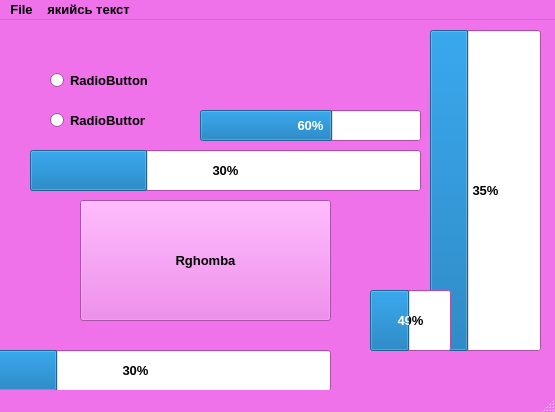
<?xml version="1.0" encoding="UTF-8"?>
<ui version="4.0">
 <class>MainWindow</class>
 <widget class="QMainWindow" name="MainWindow">
  <property name="geometry">
   <rect>
    <x>0</x>
    <y>0</y>
    <width>555</width>
    <height>412</height>
   </rect>
  </property>
  <property name="palette">
   <palette>
    <active>
     <colorrole role="WindowText">
      <brush brushstyle="SolidPattern">
       <color alpha="255">
        <red>0</red>
        <green>0</green>
        <blue>0</blue>
       </color>
      </brush>
     </colorrole>
     <colorrole role="Button">
      <brush brushstyle="SolidPattern">
       <color alpha="255">
        <red>240</red>
        <green>114</green>
        <blue>234</blue>
       </color>
      </brush>
     </colorrole>
     <colorrole role="Light">
      <brush brushstyle="SolidPattern">
       <color alpha="255">
        <red>255</red>
        <green>227</green>
        <blue>254</blue>
       </color>
      </brush>
     </colorrole>
     <colorrole role="Midlight">
      <brush brushstyle="SolidPattern">
       <color alpha="255">
        <red>247</red>
        <green>170</green>
        <blue>244</blue>
       </color>
      </brush>
     </colorrole>
     <colorrole role="Dark">
      <brush brushstyle="SolidPattern">
       <color alpha="255">
        <red>120</red>
        <green>57</green>
        <blue>117</blue>
       </color>
      </brush>
     </colorrole>
     <colorrole role="Mid">
      <brush brushstyle="SolidPattern">
       <color alpha="255">
        <red>160</red>
        <green>76</green>
        <blue>156</blue>
       </color>
      </brush>
     </colorrole>
     <colorrole role="Text">
      <brush brushstyle="SolidPattern">
       <color alpha="255">
        <red>0</red>
        <green>0</green>
        <blue>0</blue>
       </color>
      </brush>
     </colorrole>
     <colorrole role="BrightText">
      <brush brushstyle="SolidPattern">
       <color alpha="255">
        <red>255</red>
        <green>255</green>
        <blue>255</blue>
       </color>
      </brush>
     </colorrole>
     <colorrole role="ButtonText">
      <brush brushstyle="SolidPattern">
       <color alpha="255">
        <red>0</red>
        <green>0</green>
        <blue>0</blue>
       </color>
      </brush>
     </colorrole>
     <colorrole role="Base">
      <brush brushstyle="SolidPattern">
       <color alpha="255">
        <red>255</red>
        <green>255</green>
        <blue>255</blue>
       </color>
      </brush>
     </colorrole>
     <colorrole role="Window">
      <brush brushstyle="SolidPattern">
       <color alpha="255">
        <red>240</red>
        <green>114</green>
        <blue>234</blue>
       </color>
      </brush>
     </colorrole>
     <colorrole role="Shadow">
      <brush brushstyle="SolidPattern">
       <color alpha="255">
        <red>0</red>
        <green>0</green>
        <blue>0</blue>
       </color>
      </brush>
     </colorrole>
     <colorrole role="AlternateBase">
      <brush brushstyle="SolidPattern">
       <color alpha="255">
        <red>247</red>
        <green>184</green>
        <blue>244</blue>
       </color>
      </brush>
     </colorrole>
     <colorrole role="ToolTipBase">
      <brush brushstyle="SolidPattern">
       <color alpha="255">
        <red>255</red>
        <green>255</green>
        <blue>220</blue>
       </color>
      </brush>
     </colorrole>
     <colorrole role="ToolTipText">
      <brush brushstyle="SolidPattern">
       <color alpha="255">
        <red>0</red>
        <green>0</green>
        <blue>0</blue>
       </color>
      </brush>
     </colorrole>
     <colorrole role="PlaceholderText">
      <brush brushstyle="SolidPattern">
       <color alpha="128">
        <red>0</red>
        <green>0</green>
        <blue>0</blue>
       </color>
      </brush>
     </colorrole>
    </active>
    <inactive>
     <colorrole role="WindowText">
      <brush brushstyle="SolidPattern">
       <color alpha="255">
        <red>0</red>
        <green>0</green>
        <blue>0</blue>
       </color>
      </brush>
     </colorrole>
     <colorrole role="Button">
      <brush brushstyle="SolidPattern">
       <color alpha="255">
        <red>240</red>
        <green>114</green>
        <blue>234</blue>
       </color>
      </brush>
     </colorrole>
     <colorrole role="Light">
      <brush brushstyle="SolidPattern">
       <color alpha="255">
        <red>255</red>
        <green>227</green>
        <blue>254</blue>
       </color>
      </brush>
     </colorrole>
     <colorrole role="Midlight">
      <brush brushstyle="SolidPattern">
       <color alpha="255">
        <red>247</red>
        <green>170</green>
        <blue>244</blue>
       </color>
      </brush>
     </colorrole>
     <colorrole role="Dark">
      <brush brushstyle="SolidPattern">
       <color alpha="255">
        <red>120</red>
        <green>57</green>
        <blue>117</blue>
       </color>
      </brush>
     </colorrole>
     <colorrole role="Mid">
      <brush brushstyle="SolidPattern">
       <color alpha="255">
        <red>160</red>
        <green>76</green>
        <blue>156</blue>
       </color>
      </brush>
     </colorrole>
     <colorrole role="Text">
      <brush brushstyle="SolidPattern">
       <color alpha="255">
        <red>0</red>
        <green>0</green>
        <blue>0</blue>
       </color>
      </brush>
     </colorrole>
     <colorrole role="BrightText">
      <brush brushstyle="SolidPattern">
       <color alpha="255">
        <red>255</red>
        <green>255</green>
        <blue>255</blue>
       </color>
      </brush>
     </colorrole>
     <colorrole role="ButtonText">
      <brush brushstyle="SolidPattern">
       <color alpha="255">
        <red>0</red>
        <green>0</green>
        <blue>0</blue>
       </color>
      </brush>
     </colorrole>
     <colorrole role="Base">
      <brush brushstyle="SolidPattern">
       <color alpha="255">
        <red>255</red>
        <green>255</green>
        <blue>255</blue>
       </color>
      </brush>
     </colorrole>
     <colorrole role="Window">
      <brush brushstyle="SolidPattern">
       <color alpha="255">
        <red>240</red>
        <green>114</green>
        <blue>234</blue>
       </color>
      </brush>
     </colorrole>
     <colorrole role="Shadow">
      <brush brushstyle="SolidPattern">
       <color alpha="255">
        <red>0</red>
        <green>0</green>
        <blue>0</blue>
       </color>
      </brush>
     </colorrole>
     <colorrole role="AlternateBase">
      <brush brushstyle="SolidPattern">
       <color alpha="255">
        <red>247</red>
        <green>184</green>
        <blue>244</blue>
       </color>
      </brush>
     </colorrole>
     <colorrole role="ToolTipBase">
      <brush brushstyle="SolidPattern">
       <color alpha="255">
        <red>255</red>
        <green>255</green>
        <blue>220</blue>
       </color>
      </brush>
     </colorrole>
     <colorrole role="ToolTipText">
      <brush brushstyle="SolidPattern">
       <color alpha="255">
        <red>0</red>
        <green>0</green>
        <blue>0</blue>
       </color>
      </brush>
     </colorrole>
     <colorrole role="PlaceholderText">
      <brush brushstyle="SolidPattern">
       <color alpha="128">
        <red>0</red>
        <green>0</green>
        <blue>0</blue>
       </color>
      </brush>
     </colorrole>
    </inactive>
    <disabled>
     <colorrole role="WindowText">
      <brush brushstyle="SolidPattern">
       <color alpha="255">
        <red>120</red>
        <green>57</green>
        <blue>117</blue>
       </color>
      </brush>
     </colorrole>
     <colorrole role="Button">
      <brush brushstyle="SolidPattern">
       <color alpha="255">
        <red>240</red>
        <green>114</green>
        <blue>234</blue>
       </color>
      </brush>
     </colorrole>
     <colorrole role="Light">
      <brush brushstyle="SolidPattern">
       <color alpha="255">
        <red>255</red>
        <green>227</green>
        <blue>254</blue>
       </color>
      </brush>
     </colorrole>
     <colorrole role="Midlight">
      <brush brushstyle="SolidPattern">
       <color alpha="255">
        <red>247</red>
        <green>170</green>
        <blue>244</blue>
       </color>
      </brush>
     </colorrole>
     <colorrole role="Dark">
      <brush brushstyle="SolidPattern">
       <color alpha="255">
        <red>120</red>
        <green>57</green>
        <blue>117</blue>
       </color>
      </brush>
     </colorrole>
     <colorrole role="Mid">
      <brush brushstyle="SolidPattern">
       <color alpha="255">
        <red>160</red>
        <green>76</green>
        <blue>156</blue>
       </color>
      </brush>
     </colorrole>
     <colorrole role="Text">
      <brush brushstyle="SolidPattern">
       <color alpha="255">
        <red>120</red>
        <green>57</green>
        <blue>117</blue>
       </color>
      </brush>
     </colorrole>
     <colorrole role="BrightText">
      <brush brushstyle="SolidPattern">
       <color alpha="255">
        <red>255</red>
        <green>255</green>
        <blue>255</blue>
       </color>
      </brush>
     </colorrole>
     <colorrole role="ButtonText">
      <brush brushstyle="SolidPattern">
       <color alpha="255">
        <red>120</red>
        <green>57</green>
        <blue>117</blue>
       </color>
      </brush>
     </colorrole>
     <colorrole role="Base">
      <brush brushstyle="SolidPattern">
       <color alpha="255">
        <red>240</red>
        <green>114</green>
        <blue>234</blue>
       </color>
      </brush>
     </colorrole>
     <colorrole role="Window">
      <brush brushstyle="SolidPattern">
       <color alpha="255">
        <red>240</red>
        <green>114</green>
        <blue>234</blue>
       </color>
      </brush>
     </colorrole>
     <colorrole role="Shadow">
      <brush brushstyle="SolidPattern">
       <color alpha="255">
        <red>0</red>
        <green>0</green>
        <blue>0</blue>
       </color>
      </brush>
     </colorrole>
     <colorrole role="AlternateBase">
      <brush brushstyle="SolidPattern">
       <color alpha="255">
        <red>240</red>
        <green>114</green>
        <blue>234</blue>
       </color>
      </brush>
     </colorrole>
     <colorrole role="ToolTipBase">
      <brush brushstyle="SolidPattern">
       <color alpha="255">
        <red>255</red>
        <green>255</green>
        <blue>220</blue>
       </color>
      </brush>
     </colorrole>
     <colorrole role="ToolTipText">
      <brush brushstyle="SolidPattern">
       <color alpha="255">
        <red>0</red>
        <green>0</green>
        <blue>0</blue>
       </color>
      </brush>
     </colorrole>
     <colorrole role="PlaceholderText">
      <brush brushstyle="SolidPattern">
       <color alpha="128">
        <red>0</red>
        <green>0</green>
        <blue>0</blue>
       </color>
      </brush>
     </colorrole>
    </disabled>
   </palette>
  </property>
  <property name="font">
   <font>
    <pointsize>10</pointsize>
    <weight>75</weight>
    <bold>true</bold>
   </font>
  </property>
  <property name="cursor">
   <cursorShape>WaitCursor</cursorShape>
  </property>
  <property name="windowTitle">
   <string>OnemeDad</string>
  </property>
  <property name="autoFillBackground">
   <bool>false</bool>
  </property>
  <property name="animated">
   <bool>true</bool>
  </property>
  <property name="tabShape">
   <enum>QTabWidget::Rounded</enum>
  </property>
  <widget class="QWidget" name="centralwidget">
   <widget class="QPushButton" name="pushButton">
    <property name="geometry">
     <rect>
      <x>80</x>
      <y>180</y>
      <width>251</width>
      <height>121</height>
     </rect>
    </property>
    <property name="text">
     <string>Rghomba</string>
    </property>
   </widget>
   <widget class="QRadioButton" name="radioButton">
    <property name="geometry">
     <rect>
      <x>50</x>
      <y>50</y>
      <width>191</width>
      <height>20</height>
     </rect>
    </property>
    <property name="text">
     <string>RadioButton</string>
    </property>
   </widget>
   <widget class="QRadioButton" name="radioButton_2">
    <property name="geometry">
     <rect>
      <x>50</x>
      <y>90</y>
      <width>95</width>
      <height>20</height>
     </rect>
    </property>
    <property name="text">
     <string>RadioButton</string>
    </property>
   </widget>
   <widget class="QProgressBar" name="progressBar">
    <property name="geometry">
     <rect>
      <x>430</x>
      <y>10</y>
      <width>111</width>
      <height>321</height>
     </rect>
    </property>
    <property name="value">
     <number>35</number>
    </property>
   </widget>
   <widget class="QProgressBar" name="progressBar_2">
    <property name="geometry">
     <rect>
      <x>370</x>
      <y>270</y>
      <width>81</width>
      <height>61</height>
     </rect>
    </property>
    <property name="value">
     <number>49</number>
    </property>
   </widget>
   <widget class="QProgressBar" name="progressBar_3">
    <property name="geometry">
     <rect>
      <x>30</x>
      <y>130</y>
      <width>391</width>
      <height>41</height>
     </rect>
    </property>
    <property name="value">
     <number>30</number>
    </property>
   </widget>
   <widget class="QProgressBar" name="progressBar_4">
    <property name="geometry">
     <rect>
      <x>200</x>
      <y>90</y>
      <width>221</width>
      <height>31</height>
     </rect>
    </property>
    <property name="value">
     <number>60</number>
    </property>
   </widget>
   <widget class="QProgressBar" name="progressBar_5">
    <property name="geometry">
     <rect>
      <x>-60</x>
      <y>330</y>
      <width>391</width>
      <height>41</height>
     </rect>
    </property>
    <property name="value">
     <number>30</number>
    </property>
   </widget>
   <widget class="QProgressBar" name="progressBar_6">
    <property name="geometry">
     <rect>
      <x>230</x>
      <y>510</y>
      <width>1340</width>
      <height>391</height>
     </rect>
    </property>
    <property name="value">
     <number>30</number>
    </property>
   </widget>
  </widget>
  <widget class="QMenuBar" name="menubar">
   <property name="geometry">
    <rect>
     <x>0</x>
     <y>0</y>
     <width>555</width>
     <height>26</height>
    </rect>
   </property>
   <widget class="QMenu" name="menuQT_test">
    <property name="title">
     <string>File</string>
    </property>
    <addaction name="actionRghomba"/>
    <addaction name="actionsome_text"/>
    <addaction name="separator"/>
    <addaction name="actionOpenFile"/>
   </widget>
   <widget class="QMenu" name="menu">
    <property name="title">
     <string>якийсь текст</string>
    </property>
   </widget>
   <addaction name="menuQT_test"/>
   <addaction name="menu"/>
  </widget>
  <widget class="QStatusBar" name="statusbar"/>
  <action name="actionRghomba">
   <property name="checkable">
    <bool>true</bool>
   </property>
   <property name="icon">
    <iconset>
     <normaloff>C:/Users/User/Downloads/prozrachniy.png</normaloff>C:/Users/User/Downloads/prozrachniy.png</iconset>
   </property>
   <property name="text">
    <string>Rghomba?</string>
   </property>
  </action>
  <action name="actionsome_text">
   <property name="text">
    <string>some text</string>
   </property>
  </action>
  <action name="actionOpenFile">
   <property name="text">
    <string>Open file</string>
   </property>
   <property name="shortcut">
    <string>Ctrl+O</string>
   </property>
  </action>
 </widget>
 <resources/>
 <connections/>
</ui>
